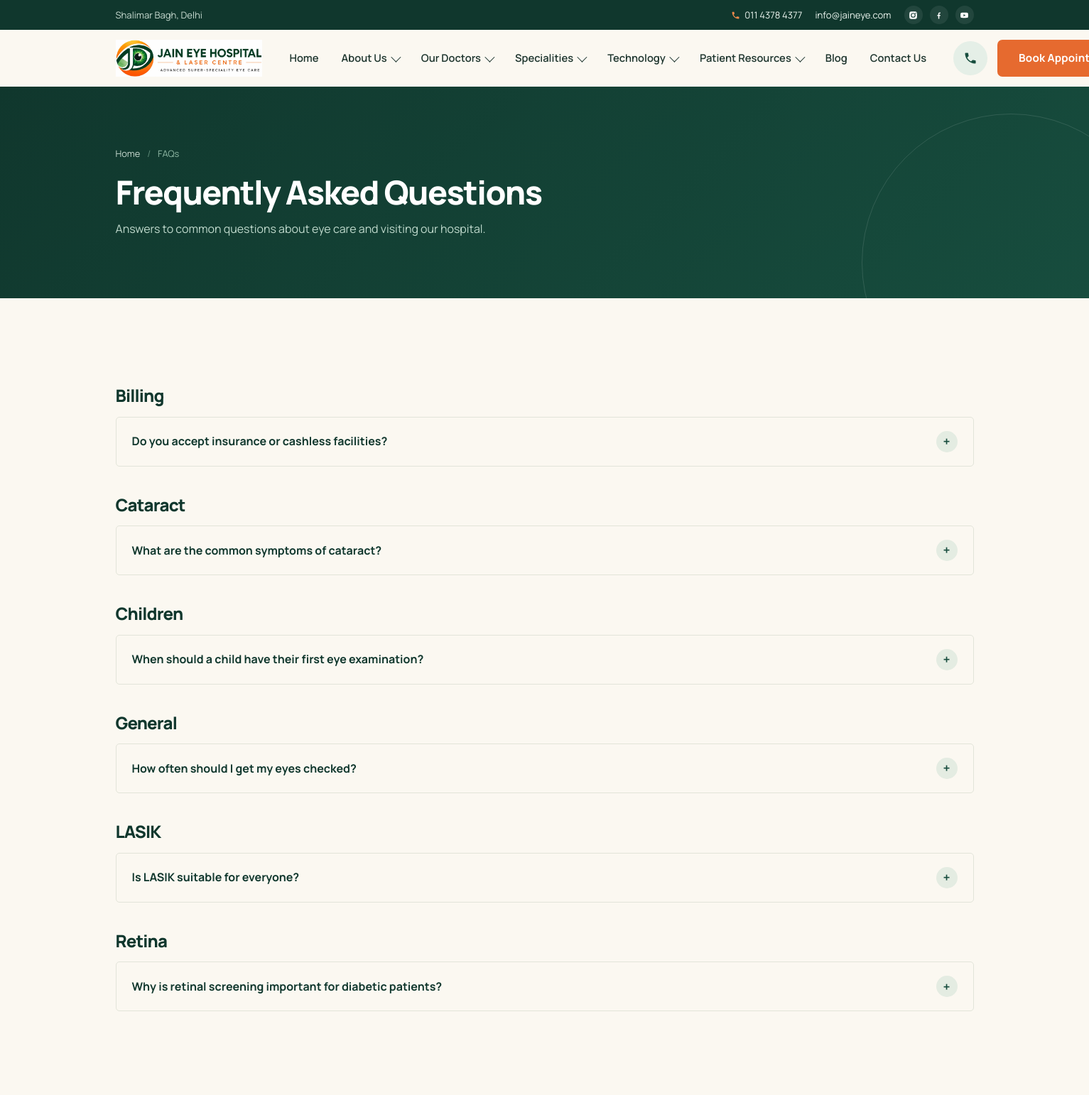
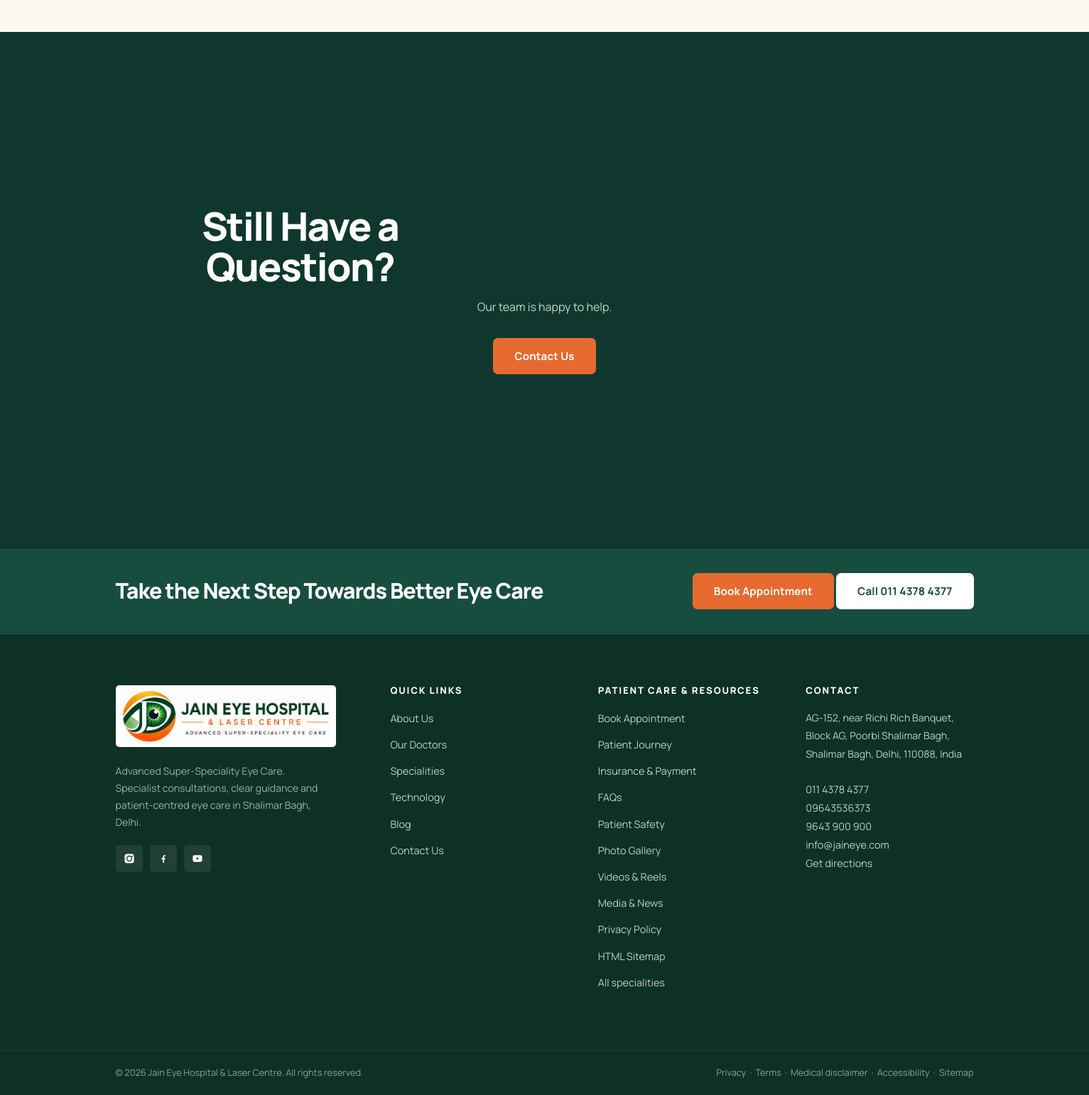
The app's page /faqs with its own data (2 pictures, top to bottom).
### tables this page shows
CREATE TABLE navigation_items (
  id INT UNSIGNED AUTO_INCREMENT PRIMARY KEY,
  parent_id INT UNSIGNED DEFAULT NULL,
  menu_location ENUM('header','footer') NOT NULL DEFAULT 'header',
  label VARCHAR(120) NOT NULL,
  url VARCHAR(255) NOT NULL,
  has_mega TINYINT(1) NOT NULL DEFAULT 0,
  position INT NOT NULL DEFAULT 0,
  is_active TINYINT(1) NOT NULL DEFAULT 1,
  INDEX idx_parent (parent_id)
);

CREATE TABLE faqs (
  id INT UNSIGNED AUTO_INCREMENT PRIMARY KEY,
  question VARCHAR(300) NOT NULL,
  answer TEXT NOT NULL,
  category VARCHAR(100) DEFAULT 'General',
  context VARCHAR(60) DEFAULT 'website',
  position INT NOT NULL DEFAULT 0,
  is_active TINYINT(1) NOT NULL DEFAULT 1
);

CREATE TABLE footer_links (
  id INT UNSIGNED AUTO_INCREMENT PRIMARY KEY,
  column_group VARCHAR(60) NOT NULL DEFAULT 'Quick Links',
  label VARCHAR(120) NOT NULL,
  url VARCHAR(255) NOT NULL,
  position INT NOT NULL DEFAULT 0,
  is_active TINYINT(1) NOT NULL DEFAULT 1
);

### includes/functions.php (called while the page is built, shortened)
<?php
function e(?string $value): string
{
    return htmlspecialchars((string)$value, ENT_QUOTES, 'UTF-8');
}
function url(string $path = ''): string
{
    $scriptDir = str_replace('\\', '/', dirname($_SERVER['SCRIPT_NAME'] ?? '/'));
    $base = rtrim($scriptDir, '/');
    return $base . '/' . ltrim($path, '/');
}
function asset(string $path): string
{
    return url('assets/' . ltrim($path, '/'));
}
function setting(string $key, string $default = ''): string
{
    static $settings = null;
    if ($settings === null) {
        $settings = [];
        foreach (db_all("SELECT setting_key, setting_value FROM site_settings") as $row) {
            $settings[$row['setting_key']] = $row['setting_value'];
        }
    }
    return $settings[$key] ?? $default;
}
function nav_tree(): array
{
    $items = db_all(
        "SELECT * FROM navigation_items
         WHERE is_active = 1 AND menu_location = 'header'
         ORDER BY parent_id, position"
    );
    $tree = ['top' => [], 'children' => []];
    foreach ($items as $item) {
        if ($item['parent_id']) {
            $tree['children'][$item['parent_id']][] = $item;
        } else {
            $tree['top'][] = $item;
        }
    }
    foreach ($tree['top'] as &$top) {
        if ((int)$top['has_mega'] === 1) {
            $cols = db_all(
                "SELECT * FROM mega_menu_columns WHERE nav_item_id = ? AND is_active = 1 ORDER BY position",
                [$top['id']]
            );
        }
    }
    return $tree;
}
function footer_columns(): array
{
    $rows = db_all("SELECT * FROM footer_links WHERE is_active = 1 ORDER BY column_group, position");
    $cols = [];
    foreach ($rows as $row) {
        $cols[$row['column_group']][] = $row;
    }
    return $cols;
}

### includes/db.php (called while the page is built, shortened)
<?php
function db(): PDO
{
    static $pdo = null;
    if ($pdo instanceof PDO) {
        return $pdo;
    }
    $dsn = 'mysql:host=' . DB_HOST . ';dbname=' . DB_NAME . ';charset=' . DB_CHARSET;
    try {
        $pdo = new PDO($dsn, DB_USER, DB_PASS, [
            PDO::ATTR_ERRMODE            => PDO::ERRMODE_EXCEPTION,
            PDO::ATTR_DEFAULT_FETCH_MODE => PDO::FETCH_ASSOC,
            PDO::ATTR_EMULATE_PREPARES   => false,
        ]);
    } catch (PDOException $e) {
        error_log('DB connection failed: ' . $e->getMessage());
        http_response_code(503);
        exit('Service temporarily unavailable. Please try again later.');
    }
    return $pdo;
}
function db_all(string $sql, array $params = []): array
{
    $stmt = db()->prepare($sql);
    $stmt->execute($params);
    return $stmt->fetchAll();
}

### pages/faqs.php (the view, shortened to what this page needs)
<?php
$rows = db_all("SELECT * FROM faqs WHERE is_active=1 ORDER BY category, position");
$grouped = [];
foreach ($rows as $row) { $grouped[$row['category']][] = $row; }
require __DIR__ . '/../includes/header.php';
?>
<section class="page-hero"><div class="container">
  <nav class="breadcrumb" aria-label="Breadcrumb"><a href="<?= url('/') ?>">Home</a><span class="sep">/</span><span>FAQs</span></nav>
  <h1>Frequently Asked Questions</h1><p>Answers to common questions about eye care and visiting our hospital.</p>
</div></section>
<section class="section"><div class="container">
  <?php if ($grouped): foreach ($grouped as $cat => $faqs): ?>
  <div style="margin-bottom:40px">
    <h3 style="margin-bottom:16px"><?= e($cat) ?></h3>
    <div class="faq" style="max-width:100%">
      <?php foreach ($faqs as $faq): ?>
      <details><summary><?= e($faq['question']) ?><span class="plus">+</span></summary>
        <div class="faq__answer"><?= nl2br(e($faq['answer'])) ?></div></details>
      <?php endforeach; ?>
    </div>
  </div>
  <?php endforeach; else: ?>
  <div class="empty-state"><strong>FAQs coming soon</strong>Have a question? Call <?= e(SITE_PHONE_1) ?> or send us a message.</div>
  <?php endif; ?>
</div></section>
<section class="section section--green"><div class="container cta-final">
  <h2>Still Have a Question?</h2><p>Our team is happy to help.</p>
  <a class="btn btn--primary" href="<?= url('contact-us') ?>">Contact Us</a>
</div></section>
<?php require __DIR__ . '/../includes/footer.php'; ?>

### includes/header.php (shortened to what this page needs)
<?php
$nav = nav_tree();
?>
<!DOCTYPE html>
<html lang="en">
<head>
<link rel="stylesheet" href="<?= asset('css/style.css') ?>">
</head>
<body>
<div class="utility-bar">
  <div class="container">
    <span class="utility-bar__left"><?= e(SITE_AREA) ?></span>
    <div class="utility-bar__right">
      <a href="tel:+911143784377">
        <svg class="icon" viewBox="0 0 24 24"><path d="M6.6 10.8c1.4 2.8 3.8 5.2 6.6 6.6l2.2-2.2c.3-.3.7-.4 1-.2 1.2.4 2.4.6 3.7.6.6 0 1 .4 1 1V20c0 .6-.4 1-1 1C10.6 21 3 13.4 3 4c0-.6.4-1 1-1h3.5c.6 0 1 .4 1 1 0 1.3.2 2.5.6 3.7.1.3 0 .7-.2 1l-2.3 2.1z"/></svg>
        <?= e(SITE_PHONE_1) ?></a>
      <a href="mailto:<?= e(SITE_EMAIL) ?>"><?= e(SITE_EMAIL) ?></a>
      <span class="utility-bar__social">
        <a href="<?= e(SITE_INSTAGRAM) ?>" target="_blank" rel="noopener" aria-label="Instagram"></a>
        <a href="<?= e(SITE_FACEBOOK) ?>" target="_blank" rel="noopener" aria-label="Facebook"><svg viewBox="0 0 24 24"><path d="M13.5 21v-7h2.4l.4-3h-2.8V9.1c0-.9.3-1.5 1.6-1.5h1.3V4.9c-.3 0-1.1-.1-2.1-.1-2.1 0-3.6 1.3-3.6 3.7V11H8.2v3h2.5v7h2.8z"/></svg></a>
        <a href="<?= e(SITE_YOUTUBE) ?>" target="_blank" rel="noopener" aria-label="YouTube"><svg viewBox="0 0 24 24"><path d="M21.6 7.2a2.5 2.5 0 0 0-1.8-1.8C18.2 5 12 5 12 5s-6.2 0-7.8.4A2.5 2.5 0 0 0 2.4 7.2 26 26 0 0 0 2 12a26 26 0 0 0 .4 4.8 2.5 2.5 0 0 0 1.8 1.8c1.6.4 7.8.4 7.8.4s6.2 0 7.8-.4a2.5 2.5 0 0 0 1.8-1.8A26 26 0 0 0 22 12a26 26 0 0 0-.4-4.8zM10 15V9l5.2 3L10 15z"/></svg></a>
      </span>
    </div>
  </div>
</div>
<header class="site-header">
  <div class="container">
    <nav class="nav" aria-label="Main navigation">
      <a class="nav__logo" href="<?= url('/') ?>" aria-label="<?= e(SITE_NAME) ?> - Home">
        <img src="<?= asset('img/logo-official.webp') ?>" alt="<?= e(SITE_NAME) ?> — <?= e(SITE_TAGLINE) ?>" width="256" height="64">
      </a>
      <ul class="nav__menu">
        <?php foreach ($nav['top'] as $item):
          $children = $nav['children'][$item['id']] ?? [];
          $mega = $item['mega'] ?? [];
          $hasSub = $children || $mega;
        ?>
        <li class="nav__item<?= $hasSub ? ' nav__item--has-sub' : '' ?>">
          <a class="nav__link" href="<?= url(ltrim($item['url'], '/')) ?>"
             <?php if ($hasSub): ?>aria-haspopup="true" aria-expanded="false"<?php endif; ?>>
            <?= e($item['label']) ?><?php if ($hasSub): ?><span class="caret" aria-hidden="true"></span><?php endif; ?>
          </a>
        </li>
        <?php endforeach; ?>
      </ul>
      <div class="nav__cta">
        <a class="nav__call" href="tel:+911143784377" aria-label="Call <?= e(SITE_PHONE_1) ?>">
          <svg viewBox="0 0 24 24"><path d="M6.6 10.8c1.4 2.8 3.8 5.2 6.6 6.6l2.2-2.2c.3-.3.7-.4 1-.2 1.2.4 2.4.6 3.7.6.6 0 1 .4 1 1V20c0 .6-.4 1-1 1C10.6 21 3 13.4 3 4c0-.6.4-1 1-1h3.5c.6 0 1 .4 1 1 0 1.3.2 2.5.6 3.7.1.3 0 .7-.2 1l-2.3 2.1z"/></svg>
        </a>
        <a class="btn btn--primary" href="<?= url('book-appointment') ?>">Book Appointment</a>
      </div>
    </nav>
  </div>
</header>
<main id="main">

### includes/footer.php (shortened to what this page needs)
<?php
$footer_cols = footer_columns();
$quick_links = $footer_cols['Quick Links'] ?? [];
$patient_resource_links = array_merge($footer_cols['Patient Care'] ?? [], $footer_cols['Resources'] ?? []);
?>
</main>
<footer class="site-footer">
  <div class="footer-cta">
    <div class="container">
      <h2><?= e(setting('final_headline', 'Take the Next Step Towards Better Eye Care')) ?></h2>
      <div class="btn-row">
        <a class="btn btn--primary" href="<?= url('book-appointment') ?>">Book Appointment</a>
        <a class="btn btn--light" href="tel:+911143784377">Call <?= e(SITE_PHONE_1) ?></a>
      </div>
    </div>
  </div>
  <div class="footer-main">
    <div class="container footer-grid">
      <div class="footer-brand">
        <a class="footer-brand__logo" href="<?= url('/') ?>" aria-label="<?= e(SITE_NAME) ?> home">
          <img src="<?= asset('img/logo-official.webp') ?>" alt="<?= e(SITE_NAME) ?> — <?= e(SITE_TAGLINE) ?>">
        </a>
        <p><?= e(SITE_TAGLINE) ?>. Specialist consultations, clear guidance and patient-centred eye care in <?= e(SITE_AREA) ?>.</p>
        <div class="footer-social">
          <a href="<?= e(SITE_INSTAGRAM) ?>" target="_blank" rel="noopener" aria-label="Instagram"></a>
          <a href="<?= e(SITE_FACEBOOK) ?>" target="_blank" rel="noopener" aria-label="Facebook"><svg viewBox="0 0 24 24"><path d="M13.5 21v-7h2.4l.4-3h-2.8V9.1c0-.9.3-1.5 1.6-1.5h1.3V4.9c-.3 0-1.1-.1-2.1-.1-2.1 0-3.6 1.3-3.6 3.7V11H8.2v3h2.5v7h2.8z"/></svg></a>
          <a href="<?= e(SITE_YOUTUBE) ?>" target="_blank" rel="noopener" aria-label="YouTube"><svg viewBox="0 0 24 24"><path d="M21.6 7.2a2.5 2.5 0 0 0-1.8-1.8C18.2 5 12 5 12 5s-6.2 0-7.8.4A2.5 2.5 0 0 0 2.4 7.2 26 26 0 0 0 2 12a26 26 0 0 0 .4 4.8 2.5 2.5 0 0 0 1.8 1.8c1.6.4 7.8.4 7.8.4s6.2 0 7.8-.4a2.5 2.5 0 0 0 1.8-1.8A26 26 0 0 0 22 12a26 26 0 0 0-.4-4.8zM10 15V9l5.2 3L10 15z"/></svg></a>
        </div>
      </div>
      <div class="footer-col">
        <h4>Quick Links</h4>
        <ul>
          <?php foreach ($quick_links as $link): ?>
          <li><a href="<?= url(ltrim($link['url'], '/')) ?>"><?= e($link['label']) ?></a></li>
          <?php endforeach; ?>
        </ul>
      </div>
      <div class="footer-col">
        <h4>Patient Care &amp; Resources</h4>
        <ul>
          <?php foreach ($patient_resource_links as $link): ?>
          <li><a href="<?= url(ltrim($link['url'], '/')) ?>"><?= e($link['label']) ?></a></li>
          <?php endforeach; ?>
          <li><a href="<?= url('specialities') ?>">All specialities</a></li>
        </ul>
      </div>
      <div class="footer-col">
        <h4>Contact</h4>
        <address>
          <?= e(SITE_ADDRESS) ?><br><br>
          <a href="tel:+911143784377"><?= e(SITE_PHONE_1) ?></a><br>
          <a href="tel:+919643536373"><?= e(SITE_PHONE_2) ?></a><br>
          <a href="tel:+919643900900"><?= e(SITE_PHONE_3) ?></a><br>
          <a href="mailto:<?= e(SITE_EMAIL) ?>"><?= e(SITE_EMAIL) ?></a>
          <p><a href="<?= e(SITE_MAPS_URL) ?>" target="_blank" rel="noopener">Get directions</a></p>
        </address>
      </div>
    </div>
  </div>
  <div class="footer-bottom">
    <div class="container">
      <span>&copy; <?= date('Y') ?> <?= e(SITE_NAME) ?>. All rights reserved.</span>
      <span>
        <a href="<?= url('privacy-policy') ?>" style="color:#7FA894">Privacy</a> &nbsp;·&nbsp;
        <a href="<?= url('terms-and-conditions') ?>" style="color:#7FA894">Terms</a> &nbsp;·&nbsp;
        <a href="<?= url('medical-disclaimer') ?>" style="color:#7FA894">Medical disclaimer</a> &nbsp;·&nbsp;
        <a href="<?= url('accessibility') ?>" style="color:#7FA894">Accessibility</a> &nbsp;·&nbsp;
        <a href="<?= url('sitemap') ?>" style="color:#7FA894">Sitemap</a>
      </span>
    </div>
  </div>
</footer>
</body>
</html>

### records on screen
navigation_items: label "Home"
navigation_items: label "About Us"
navigation_items: label "Our Doctors"
navigation_items: label "Specialities"
navigation_items: label "Technology"
navigation_items: label "Patient Resources"
navigation_items: label "Blog"
navigation_items: label "Contact Us"
faqs: question "Do you accept insurance or cashless facilities?"
faqs: question "What are the common symptoms of cataract?"
faqs: question "When should a child have their first eye examination?"
faqs: question "How often should I get my eyes checked?"
faqs: question "Is LASIK suitable for everyone?"
faqs: question "Why is retinal screening important for diabetic patients?"
footer_links: label "About Us"
footer_links: label "Our Doctors"
footer_links: label "Specialities"
footer_links: label "Technology"
footer_links: label "Blog"
footer_links: label "Contact Us"
footer_links: label "Book Appointment"
footer_links: label "Patient Journey"
footer_links: label "Insurance & Payment"
footer_links: label "FAQs"
footer_links: label "Patient Safety"
footer_links: label "Photo Gallery"
footer_links: label "Videos & Reels"
footer_links: label "Media & News"
footer_links: label "Privacy Policy"
footer_links: label "HTML Sitemap"

### other values on screen
SITE_AREA "Shalimar Bagh, Delhi"
SITE_PHONE_1 "011 4378 4377"
SITE_EMAIL "info@jaineye.com"
$cat "Billing"
$cat "Cataract"
$cat "Children"
$cat "General"
$cat "LASIK"
$cat "Retina"
SITE_TAGLINE "Advanced Super-Speciality Eye Care"
SITE_ADDRESS "AG-152, near Richi Rich Banquet, Block AG, Poorbi Shalimar Bagh, Shalimar Bagh, Delhi, 110088, India"
SITE_PHONE_2 "09643536373"
SITE_PHONE_3 "9643 900 900"
SITE_NAME "Jain Eye Hospital & Laser Centre"
